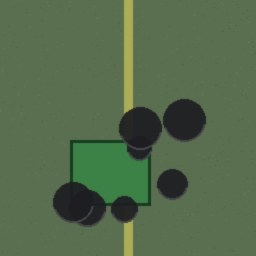
#> input picture media/photos/2026/09/24/garbage_overflow.jpg, 256 x 256 px
$ python -i phash.py   (imports and definitions only)
#> lines starting #> are read from the running program, lines starting #| are printed output that depends on the picture
#> further down, picture is the input picture: PIL image 256x256 RGB; mean R, G, B 84.4, 105.9, 75.4
"""Perceptual hash (pHash) for duplicate *candidate* generation.

Pure-Pillow implementation of the classic DCT average hash:

1. decode / EXIF-orient the image, convert to grayscale;
2. resize to 32x32;
3. compute a 2D type-II DCT;
4. take the top-left 8x8 low-frequency block;
5. bit each cell against the block median (excluding the DC term).

A Hamming distance <= ``PHASH_HAMMING_THRESHOLD`` only yields a *suspected*
duplicate.  It never merges events by itself: spatial, temporal and human
confirmation are always required downstream.
"""
from __future__ import annotations

import io
import math
from typing import List, Tuple

from django.conf import settings
from PIL import Image, ImageOps

HASH_SIZE = 8
DCT_SIZE = 32


def _dct_1d(vector: List[float]) -> List[float]:
    n = len(vector)
    out: List[float] = []
    for k in range(n):
        total = 0.0
        for i, x in enumerate(vector):
            total += x * math.cos(math.pi * (2 * i + 1) * k / (2 * n))
        out.append(total * math.sqrt(2.0 / n))
    return out


def dct2d(matrix: List[List[float]]) -> List[List[float]]:
    rows = [_dct_1d(row) for row in matrix]
    cols_in = [[rows[r][c] for r in range(len(rows))] for c in range(len(rows[0]))]
    cols = [_dct_1d(col) for col in cols_in]
    return [[cols[c][r] for c in range(len(cols))] for r in range(len(rows))]


def phash_from_image(image: Image.Image) -> str:
    image = ImageOps.exif_transpose(image).convert("L").resize(
        (DCT_SIZE, DCT_SIZE), Image.LANCZOS
    )
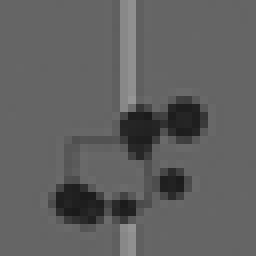
#> image: PIL image 32x32 L (shown 8 times larger); min 26, max 150, mean 95.9
    pixels = [[float(image.getpixel((x, y))) for x in range(DCT_SIZE)]
              for y in range(DCT_SIZE)]
#> pixels = 32 items
    coeffs = dct2d(pixels)
#> coeffs = 32 items
    block = [coeffs[y][x] for y in range(HASH_SIZE) for x in range(HASH_SIZE)]
#> block = 64 values, max 6134.6 at index 0, min -150.5 at index 40, mean 99.85
    # Median of AC coefficients - the DC term (block[0]) is excluded.
    median = sorted(block[1:])[len(block) // 2]
#> median = 8.27
    bits = 0
    for value in block:
        bits = (bits << 1) | (1 if value >= median else 0)
#> this loop made 64 passes
#> (value, bits) on passes 1 to 12: (6134.6, 1), (27.72, 3), (139.4, 7), (-51.54, 14), (135.6, 29), (38.95, 59), (-137.8, 118), (-30.4, 236), (177.2, 473), (41.31, 947), (-107, 1894), (-56.93, 3788)
#> after the loop, bits = 17060647164247117234
    return f"{bits:064x}"


def phash_from_bytes(data: bytes) -> str:
    image = Image.open(io.BytesIO(data))
    image.load()
    return phash_from_image(image)


def hamming_distance(a: str, b: str) -> int:
    return (int(a, 16) ^ int(b, 16)).bit_count()


def looks_similar(a: str, b: str) -> bool:
    return hamming_distance(a, b) <= settings.PHASH_HAMMING_THRESHOLD

>>> from PIL import Image
>>> picture = Image.open('../media/photos/2026/09/24/garbage_overflow.jpg')
>>> result = phash_from_image(picture)
